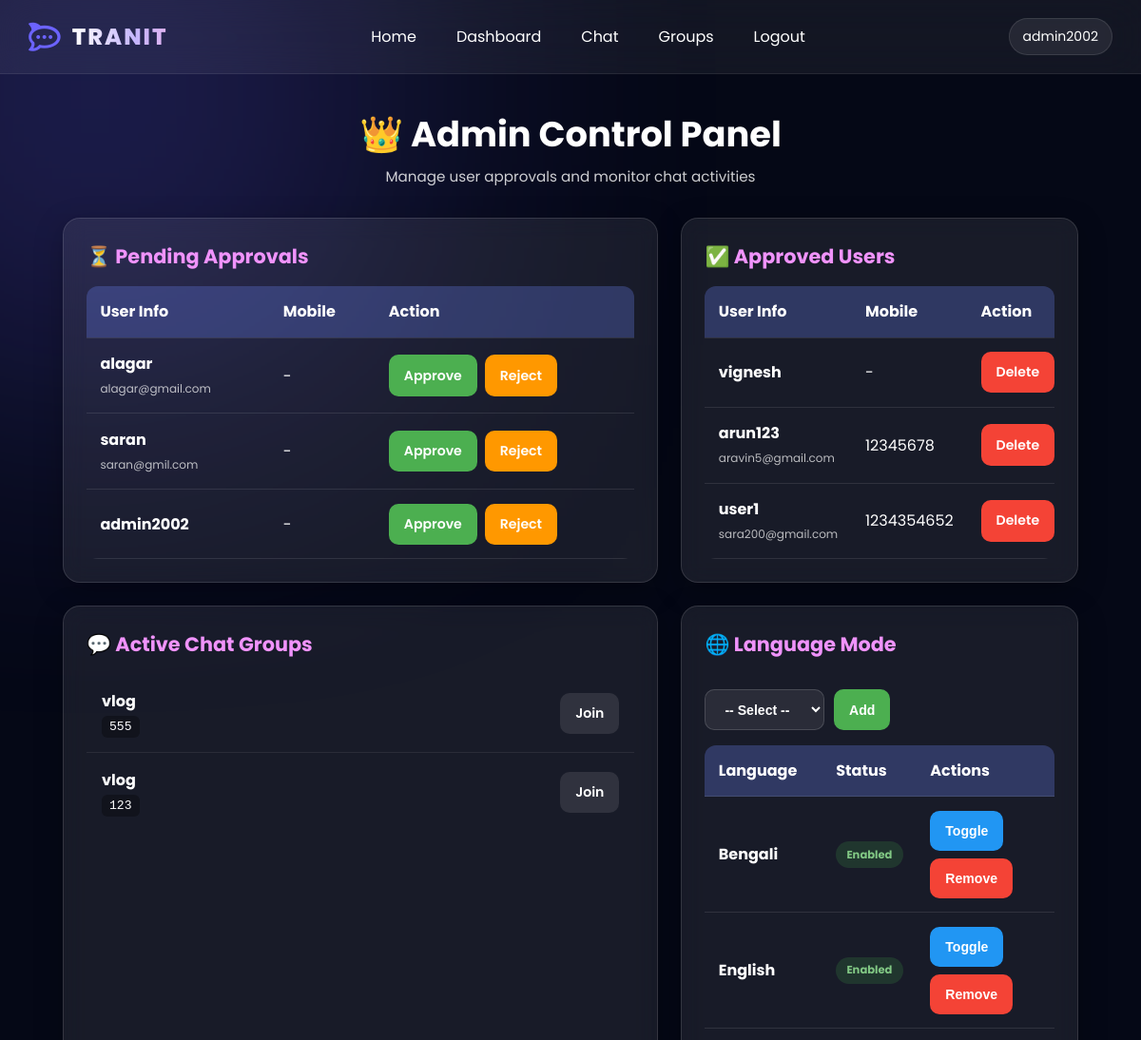
The page /dashboard/ (signed in, upper part) on the database as committed earlier.
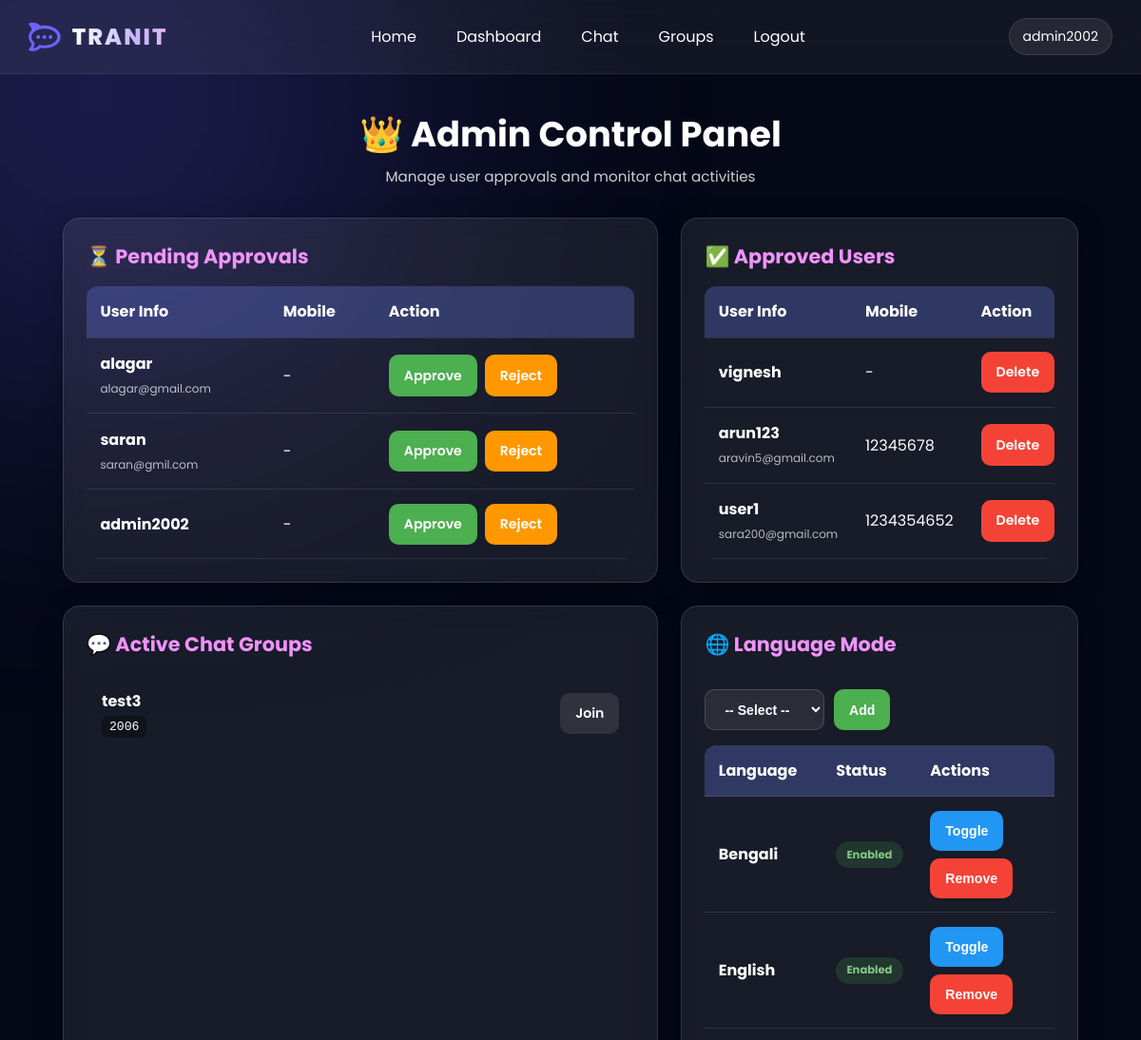
The same page on the database as committed later.
### chatapp/models.py (models this page shows, shortened)
class UserProfile(models.Model):
    user = models.OneToOneField(User, on_delete=models.CASCADE, related_name='profile')
    is_approved = models.BooleanField(default=False)
    mobile_number = models.CharField(max_length=15, blank=True, null=True, verbose_name="Mobile Number")

class Group(models.Model):
    name = models.CharField(max_length=100)
    code = models.CharField(max_length=10, unique=True)
    created_at = models.DateTimeField(auto_now_add=True)
    last_activity = models.DateTimeField(auto_now_add=True)
    created_by = models.ForeignKey(User, on_delete=models.CASCADE, related_name='created_groups', null=True, blank=True)
    class Meta:
        ordering = ['-last_activity']
        indexes = [
            models.Index(fields=['last_activity']),
            models.Index(fields=['created_at']),
        ]

class Language(models.Model):
    name = models.CharField(max_length=100, unique=True)
    is_active = models.BooleanField(default=True)
    created_at = models.DateTimeField(auto_now_add=True)

### chatapp/views.py (the view)
# urls.py: path("dashboard/", views.dashboard, name="dashboard"),
def dashboard(request):
    if not request.user.is_superuser:
        return redirect("home")
    pending_users = UserProfile.objects.filter(is_approved=False)
    approved_users = UserProfile.objects.filter(is_approved=True).exclude(user__is_superuser=True)
    all_groups = Group.objects.all()
    all_languages = Language.objects.all().order_by('name')
    return render(request, "dashboard.html", {
        "pending_users": pending_users,
        "approved_users": approved_users,
        "groups": all_groups,
        "languages": all_languages
    })

### chatapp/templates/dashboard.html (shortened to what this page needs)
{% extends 'base.html' %}
{% block content %}
<div class="dashboard-container">
    <div class="dashboard-header">
        <h1>👑 Admin Control Panel</h1>
        <p>Manage user approvals and monitor chat activities</p>
    </div>
    <div class="dashboard-grid">
        <div class="card">
            <h2>⏳ Pending Approvals</h2>
            <div class="table-responsive">
                <table>
                    <thead>
                        <tr>
                            <th>User Info</th>
                            <th>Mobile</th>
                            <th>Action</th>
                        </tr>
                    </thead>
                    <tbody>
                        {% for profile in pending_users %}
                        <tr>
                            <td>
                                <strong>{{ profile.user.username }}</strong>
                                <br>
                                <span style="font-size:0.75rem; opacity:0.7;">
                                    {{ profile.user.email }}
                                </span>
                            </td>
                            <td>
                                {{ profile.mobile_number|default:"-" }}
                            </td>
                            <td>
                                <div class="action-flex">
                                    <a href="{% url 'approve_user' profile.id %}"
                                       class="btn btn-approve">
                                        Approve
                                    </a>
                                    <a href="{% url 'reject_user' profile.id %}"
                                       class="btn btn-reject"
                                       onclick="return confirm('Reject and delete this user?')">
                                        Reject
                                    </a>
                                </div>
                            </td>
                        </tr>
                        {% endfor %}
                    </tbody>
                </table>
            </div>
        </div>
        <div class="card">
            <h2>✅ Approved Users</h2>
            <div class="table-responsive">
                <table>
                    <thead>
                        <tr>
                            <th>User Info</th>
                            <th>Mobile</th>
                            <th>Action</th>
                        </tr>
                    </thead>
                    <tbody>
                        {% for profile in approved_users %}
                        <tr>
                            <td>
                                <strong>{{ profile.user.username }}</strong>
                                <br>
                                <span style="font-size:0.75rem; opacity:0.7;">
                                    {{ profile.user.email }}
                                </span>
                            </td>
                            <td>
                                {{ profile.mobile_number|default:"-" }}
                            </td>
                            <td>
                                <a href="{% url 'delete_user' profile.id %}"
                                   class="btn btn-delete"
                                   onclick="return confirm('Delete this user permanently?')">
                                    Delete
                                </a>
                            </td>
                        </tr>
                        {% endfor %}
                    </tbody>
                </table>
            </div>
        </div>
        <div class="card">
            <h2>💬 Active Chat Groups</h2>
            <div style="max-height:500px; overflow-y:auto;">
                {% for group in groups %}
                <div class="group-item">
                    <div>
                        <strong>{{ group.name }}</strong>
                        <br>
                        <code>{{ group.code }}</code>
                    </div>
                    <a href="{% url 'group' group.code %}"
                       class="btn"
                       style="background:rgba(255,255,255,0.1);">
                        Join
                    </a>
                </div>
                {% empty %}
                <p style="text-align:center; padding:2rem; opacity:0.5;">
                    No groups created.
                </p>
                {% endfor %}
            </div>
        </div>
        <div class="card">
            <div class="card-header-flex">
                <h2>🌐 Language Mode</h2>
                <div class="header-actions">
                    <select id="language-select" class="btn">
                        <option value="">-- Select --</option>
                    </select>
                    <button class="btn btn-approve"
                            onclick="addLanguage()">
                        Add
                    </button>
                </div>
            </div>
            <div class="table-responsive">
                <table>
                    <thead>
                        <tr>
                            <th>Language</th>
                            <th>Status</th>
                            <th>Actions</th>
                        </tr>
                    </thead>
                    <tbody id="language-table-body">
                        {% for lang in languages %}
                        <tr id="lang-row-{{ lang.id }}">
                            <td>
                                <strong>{{ lang.name }}</strong>
                            </td>
                            <td>
                                <span id="lang-status-{{ lang.id }}"
                                      class="status-badge {% if lang.is_active %}status-active{% else %}status-inactive{% endif %}">
                                    {{ lang.is_active|yesno:"Enabled,Disabled" }}
                                </span>
                            </td>
                            <td>
                                <div class="action-flex">
                                    <button onclick="toggleLanguage('{{ lang.id }}')"
                                            class="btn btn-toggle">
                                        Toggle
                                    </button>
                                    <button onclick="deleteLanguage('{{ lang.id }}')"
                                            class="btn btn-delete">
                                        Remove
                                    </button>
                                </div>
                            </td>
                        </tr>
                        {% endfor %}
                    </tbody>
                </table>
            </div>
        </div>
    </div>
</div>
{% endblock %}

### chatapp/templates/base.html (shortened to what this page needs)
<!DOCTYPE html>
<html lang="en">
<head>
    <link rel="stylesheet" href="https://cdnjs.cloudflare.com/ajax/libs/font-awesome/6.5.1/css/all.min.css" />
</head>
<body>
    <nav>
        <div class="logo">
            <a href="{% url 'home' %}" class="logo-link">
                <i class="fa-brands fa-rocketchat"></i>
                <span>TRANIT</span>
            </a>
        </div>
        <div class="nav-links">
            <a href="{% url 'home' %}">Home</a>
            {% if user.is_authenticated %}
            {% if user.is_superuser %}
            <a href="{% url 'dashboard' %}">Dashboard</a>
            {% endif %}
            <a href="{% url 'chat' %}">Chat</a>
            <a href="{% url 'group_manage' %}">Groups</a>
            <a href="{% url 'logout' %}">Logout</a>
            {% else %}
            <a href="{% url 'login' %}">Login</a>
            <a href="{% url 'register' %}">Register</a>
            {% endif %}
        </div>
        {% if user.is_authenticated %}
        <div class="user-badge">
            {{ user.username }}
        </div>
        {% endif %}
    </nav>
    {% block content %}
    {% endblock %}
</body>
</html>

### chatapp/templates/base.html (style rules this page uses)
* { margin: 0; padding: 0; box-sizing: border-box; }
html, body { width: 100%; overflow-x: hidden; }
body { font-family: 'Poppins', sans-serif; background: #050816; color: white; position: relative; }
body::before { content: ''; position: fixed; width: 600px; height: 600px; background: #6c63ff; filter: blur(150px); opacity: 0.25; top: -200px; left: -200px; z-index: -1; }
body::after { content: ''; position: fixed; width: 500px; height: 500px; background: #ff4ecd; filter: blur(150px); opacity: 0.25; bottom: -200px; right: -200px; z-index: -1; }
nav { width: 100%; display: flex; justify-content: space-between; align-items: center; padding: 16px 30px; background: rgba(255, 255, 255, 0.06); backdrop-filter: blur(20px); position: sticky; top: 0; z-index: 999; border-bottom: 1px solid rgba(255, 255, 255, 0.08); }
.logo { display: flex; align-items: center; flex-shrink: 0; }
.logo-link { display: flex; align-items: center; gap: 12px; text-decoration: none; transition: 0.35s ease; }
.logo-link i { font-size: 30px; color: #6c63ff; animation: logoFloat 3s ease-in-out infinite; transition: 0.4s ease; }
.logo-link span { font-size: 24px; font-weight: 800; letter-spacing: 2px; background: linear-gradient(90deg, #ffffff, #c4b5fd, #ffb4e6, #ffffff); background-size: 200% auto; -webkit-background-clip: text; -webkit-text-fill-color: transparent; animation: textGlow 5s linear infinite; }
.nav-links { display: flex; align-items: center; gap: 10px; transition: 0.4s ease; }
.nav-links a { color: white; text-decoration: none; padding: 10px 16px; border-radius: 30px; position: relative; overflow: hidden; transition: 0.3s ease; }
.nav-links a::after { content: ''; position: absolute; width: 0%; height: 100%; top: 0; left: 50%; transform: translateX(-50%); background: linear-gradient(135deg, #6c63ff, #ff4ecd); transition: 0.4s ease; z-index: -1; border-radius: 30px; }
.user-badge { padding: 8px 14px; border-radius: 20px; background: rgba(255, 255, 255, 0.08); border: 1px solid rgba(255, 255, 255, 0.1); font-size: 14px; }

Rows that differ between the two databases and show on the page:
removed Group: name "vlog", code "555"
removed Group: name "vlog", code "123"
added Group: name "test3", code "2006"
